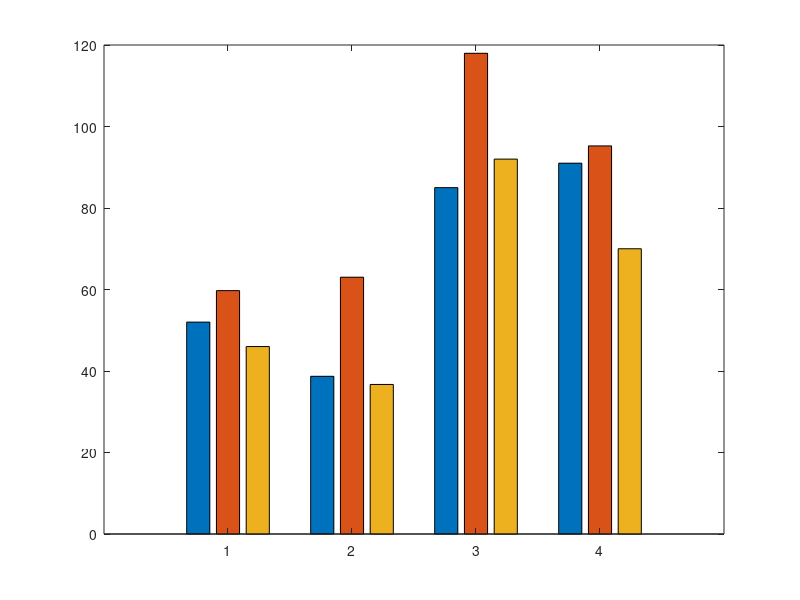

This figure's MATLAB source: (Note: this script raises an error after producing the figure.)
% Ensayo a tensión (práctica 6) — esfuerzos de los cuatro materiales.
% Sistema de unidades in-lb-psi (coherente; no se convierte a SI).

materiales = {'Aluminio', 'A-709', 'A-1045', 'A-1018 CR'};
series     = {'\sigma fluencia', '\sigma último', '\sigma ruptura'};

% Esfuerzos [psi]. Fila = material, columna = fluencia | último | ruptura.
% Los valores marcados con ~ en la tabla son lecturas aproximadas.
sigma = [ 52000,  59726,  46000      % Aluminio   (~52,000 y ~46,000)
          38700,  63016,  36700      % A-709      (~38,700 y ~36,700)
          85000, 117968,  92000      % A-1045     (~85,000 y ~92,000)
          91000,  95239,  70000];    % A-1018 CR  (~91,000 y ~70,000)

% Paleta: un color fijo por serie (identidad), no por magnitud.
colores = [0.165 0.471 0.839         % azul   — fluencia
           0.922 0.408 0.204         % naranja — último
           0.106 0.686 0.478];       % verde  — ruptura

figure('Color', 'w');                       % fondo claro
b = bar(sigma/1e3, 'grouped');              % psi -> ksi (solo presentación)

for k = 1:numel(b)
    b(k).FaceColor = colores(k,:);
    b(k).EdgeColor = 'none';
    % XEndPoints/YEndPoints: centro y punta de cada barra de la serie k;
    % con eso se coloca la etiqueta de valor justo encima de la barra.
    text(b(k).XEndPoints, b(k).YEndPoints, compose('%.0f', b(k).YEndPoints), ...
        'HorizontalAlignment', 'center', ...   % centrada sobre la barra
        'VerticalAlignment',   'bottom',  ...  % apoyada en la punta
        'FontSize', 8, 'Color', [0.32 0.32 0.31]);
end

set(gca, ...
    'Color',      'w',     ...              % fondo del área de datos, claro
    'XTickLabel', materiales, ...
    'TickDir',    'out',   ...              % marcas hacia afuera del área de datos
    'Box',        'off',   ...              % sin marco: menos tinta que no es dato
    'YGrid',      'on',    ...              % rejilla solo en el eje de magnitud
    'GridColor',  [0.88 0.88 0.85], ...     % rejilla discreta, detrás de las barras
    'GridAlpha',  1, ...
    'XColor', [0.54 0.53 0.50], 'YColor', [0.54 0.53 0.50]);

ylabel('Esfuerzo [ksi]');
ylim([0 130]);                              % holgura para las etiquetas de valor
title('Ensayo a tensión: esfuerzos por material', 'Color', 'k');
legend(series, 'Location', 'northwest', 'Box', 'off', 'TextColor', 'k');
